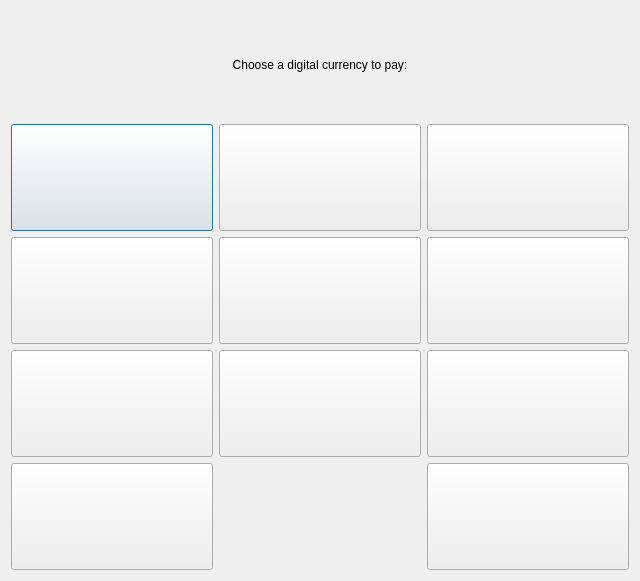
<?xml version="1.0" encoding="UTF-8"?>
<ui version="4.0">
 <class>Dialog</class>
 <widget class="QDialog" name="Dialog">
  <property name="geometry">
   <rect>
    <x>0</x>
    <y>0</y>
    <width>640</width>
    <height>581</height>
   </rect>
  </property>
  <property name="windowTitle">
   <string>Dialog</string>
  </property>
  <layout class="QVBoxLayout" name="verticalLayout">
   <item>
    <widget class="QLabel" name="title">
     <property name="text">
      <string>Choose a digital currency to pay:</string>
     </property>
     <property name="alignment">
      <set>Qt::AlignmentFlag::AlignCenter</set>
     </property>
    </widget>
   </item>
   <item>
    <layout class="QHBoxLayout" name="h1">
     <item>
      <widget class="QPushButton" name="b_1">
       <property name="sizePolicy">
        <sizepolicy hsizetype="Preferred" vsizetype="Preferred">
         <horstretch>0</horstretch>
         <verstretch>0</verstretch>
        </sizepolicy>
       </property>
       <property name="text">
        <string/>
       </property>
      </widget>
     </item>
     <item>
      <widget class="QPushButton" name="b_2">
       <property name="sizePolicy">
        <sizepolicy hsizetype="Preferred" vsizetype="Preferred">
         <horstretch>0</horstretch>
         <verstretch>0</verstretch>
        </sizepolicy>
       </property>
       <property name="text">
        <string/>
       </property>
      </widget>
     </item>
     <item>
      <widget class="QPushButton" name="b_3">
       <property name="sizePolicy">
        <sizepolicy hsizetype="Preferred" vsizetype="Preferred">
         <horstretch>0</horstretch>
         <verstretch>0</verstretch>
        </sizepolicy>
       </property>
       <property name="text">
        <string/>
       </property>
      </widget>
     </item>
    </layout>
   </item>
   <item>
    <layout class="QHBoxLayout" name="h2">
     <item>
      <widget class="QPushButton" name="b_4">
       <property name="sizePolicy">
        <sizepolicy hsizetype="Preferred" vsizetype="Preferred">
         <horstretch>0</horstretch>
         <verstretch>0</verstretch>
        </sizepolicy>
       </property>
       <property name="text">
        <string/>
       </property>
      </widget>
     </item>
     <item>
      <widget class="QPushButton" name="b_5">
       <property name="sizePolicy">
        <sizepolicy hsizetype="Preferred" vsizetype="Preferred">
         <horstretch>0</horstretch>
         <verstretch>0</verstretch>
        </sizepolicy>
       </property>
       <property name="text">
        <string/>
       </property>
      </widget>
     </item>
     <item>
      <widget class="QPushButton" name="b_6">
       <property name="sizePolicy">
        <sizepolicy hsizetype="Preferred" vsizetype="Preferred">
         <horstretch>0</horstretch>
         <verstretch>0</verstretch>
        </sizepolicy>
       </property>
       <property name="text">
        <string/>
       </property>
      </widget>
     </item>
    </layout>
   </item>
   <item>
    <layout class="QHBoxLayout" name="h3">
     <item>
      <widget class="QPushButton" name="b_7">
       <property name="sizePolicy">
        <sizepolicy hsizetype="Preferred" vsizetype="Preferred">
         <horstretch>0</horstretch>
         <verstretch>0</verstretch>
        </sizepolicy>
       </property>
       <property name="text">
        <string/>
       </property>
      </widget>
     </item>
     <item>
      <widget class="QPushButton" name="b_8">
       <property name="sizePolicy">
        <sizepolicy hsizetype="Preferred" vsizetype="Preferred">
         <horstretch>0</horstretch>
         <verstretch>0</verstretch>
        </sizepolicy>
       </property>
       <property name="text">
        <string/>
       </property>
      </widget>
     </item>
     <item>
      <widget class="QPushButton" name="b_9">
       <property name="sizePolicy">
        <sizepolicy hsizetype="Preferred" vsizetype="Preferred">
         <horstretch>0</horstretch>
         <verstretch>0</verstretch>
        </sizepolicy>
       </property>
       <property name="text">
        <string/>
       </property>
      </widget>
     </item>
    </layout>
   </item>
   <item>
    <layout class="QHBoxLayout" name="h_buttons">
     <item>
      <widget class="QPushButton" name="b_back">
       <property name="sizePolicy">
        <sizepolicy hsizetype="Minimum" vsizetype="Preferred">
         <horstretch>0</horstretch>
         <verstretch>0</verstretch>
        </sizepolicy>
       </property>
       <property name="text">
        <string/>
       </property>
      </widget>
     </item>
     <item>
      <widget class="QLabel" name="l_selected_coin">
       <property name="text">
        <string/>
       </property>
       <property name="alignment">
        <set>Qt::AlignmentFlag::AlignCenter</set>
       </property>
      </widget>
     </item>
     <item>
      <widget class="QPushButton" name="b_next">
       <property name="sizePolicy">
        <sizepolicy hsizetype="Minimum" vsizetype="Preferred">
         <horstretch>0</horstretch>
         <verstretch>0</verstretch>
        </sizepolicy>
       </property>
       <property name="text">
        <string/>
       </property>
      </widget>
     </item>
    </layout>
   </item>
  </layout>
 </widget>
 <resources/>
 <connections/>
</ui>
